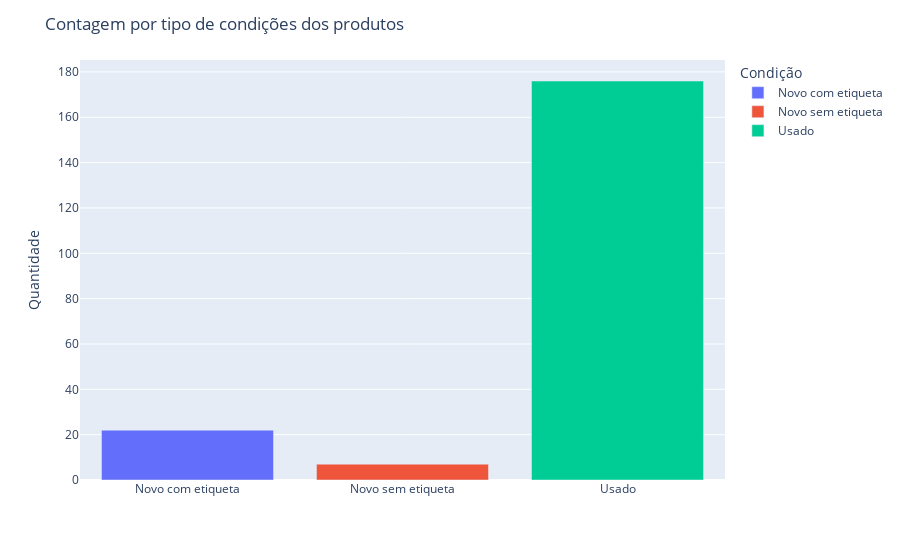

Here is the notebook cell this chart was saved with:
### Code cell
fig = px.bar(df_produtos, x='Condicao', y='Quantidade', color='Condicao', labels= {'Condicao': 'Condição'})
fig.update_layout(title='Contagem por tipo de condições dos produtos', xaxis_title='')
fig.show()

### Figure 1 — Plotly figure (JSON) as saved in the notebook; plotly's stock layout.template omitted (floating-point values rounded to 4 significant figures)
{"data": [{"alignmentgroup": "True", "hovertemplate": "Condição=%{x}<br>Quantidade=%{y}<extra></extra>", "legendgroup": "Novo com etiqueta", "marker": {"color": "#636efa", "pattern": {"shape": ""}}, "name": "Novo com etiqueta", "offsetgroup": "Novo com etiqueta", "orientation": "v", "showlegend": true, "textposition": "auto", "type": "bar", "x": ["Novo com etiqueta"], "xaxis": "x", "y": [22], "yaxis": "y"}, {"alignmentgroup": "True", "hovertemplate": "Condição=%{x}<br>Quantidade=%{y}<extra></extra>", "legendgroup": "Novo sem etiqueta", "marker": {"color": "#EF553B", "pattern": {"shape": ""}}, "name": "Novo sem etiqueta", "offsetgroup": "Novo sem etiqueta", "orientation": "v", "showlegend": true, "textposition": "auto", "type": "bar", "x": ["Novo sem etiqueta"], "xaxis": "x", "y": [7], "yaxis": "y"}, {"alignmentgroup": "True", "hovertemplate": "Condição=%{x}<br>Quantidade=%{y}<extra></extra>", "legendgroup": "Usado", "marker": {"color": "#00cc96", "pattern": {"shape": ""}}, "name": "Usado", "offsetgroup": "Usado", "orientation": "v", "showlegend": true, "textposition": "auto", "type": "bar", "x": ["Usado"], "xaxis": "x", "y": [176], "yaxis": "y"}], "layout": {"barmode": "relative", "legend": {"title": {"text": "Condição"}, "tracegroupgap": 0}, "margin": {"t": 60}, "title": {"text": "Contagem por tipo de condições dos produtos"}, "xaxis": {"anchor": "y", "categoryarray": ["Novo com etiqueta", "Novo sem etiqueta", "Usado"], "categoryorder": "array", "domain": [0, 1], "title": {"text": ""}}, "yaxis": {"anchor": "x", "domain": [0, 1], "title": {"text": "Quantidade"}}}}
